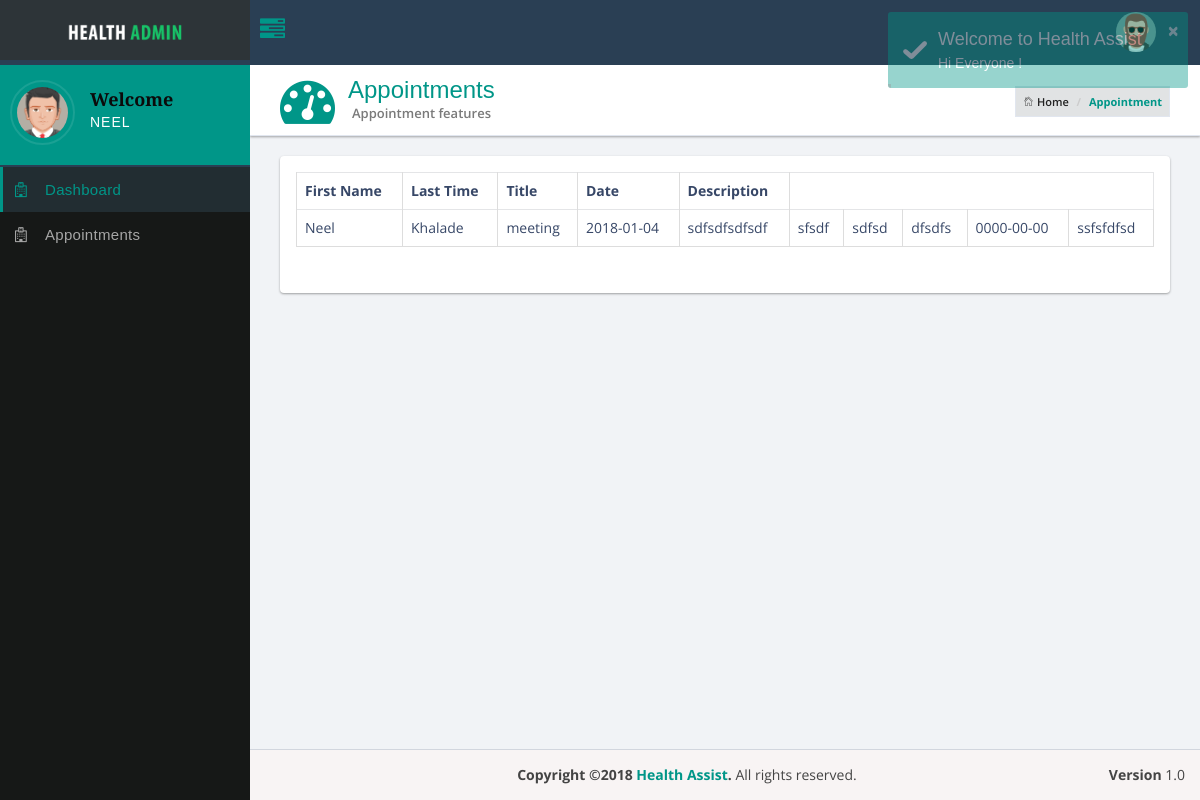
Page /pappointments.php (signed in) on the committed database.
### tables this page shows
CREATE TABLE `appointment` (
  `id` bigint(15) UNSIGNED NOT NULL,
  `status` int(2) NOT NULL,
  `title` varchar(65) NOT NULL,
  `date` date NOT NULL,
  `description` varchar(255) NOT NULL,
  `doctorId` bigint(15) UNSIGNED NOT NULL,
  `patientId` bigint(15) UNSIGNED NOT NULL
);

CREATE TABLE `doctor` (
  `id` bigint(15) UNSIGNED NOT NULL,
  `firstName` varchar(65) NOT NULL,
  `lastName` varchar(65) NOT NULL,
  `placeName` varchar(65) NOT NULL,
  `city` varchar(65) NOT NULL,
  `fee` varchar(65) NOT NULL,
  `phoneNo` int(10) NOT NULL,
  `email` varchar(125) NOT NULL,
  `username` varchar(125) NOT NULL,
  `password` varchar(125) NOT NULL
);

### pappointments.php (the view, shortened to what this page needs)
<?php include 'pheader.php';?>
<div class="header-icon">
	<i class="fa fa-tachometer"></i>
</div>
<div class="header-title">
	<h1>Appointments</h1>
	<small> Appointment features</small>
	<ol class="breadcrumb hidden-xs">
		<li><a href="index.html"><i class="pe-7s-home"></i> Home</a></li>
		<li class="active">Appointment</li>
	</ol>
</div>
</section>
<section class="content">
	<div class="row">
		<div class="col-xs-12 col-sm-12 col-md-12 col-lg-12">
			<div class="panel panel-bd" data-index="0">
				<div class="panel-body">
					<div class="table-responsive">
						<table class="table table-bordered table-hover">
							<thead>
								<tr>
									<th>First Name</th>
									<th>Last Time</th>
									<th>Title</th>
									<th>Date</th>
									<th>Description</th>
								</tr>
							</thead>
							<tbody>
								<tr>
<?php
$queryAppointmentList = "SELECT doctor.id, doctor.firstName, doctor.lastName, appointment.title, appointment.date, appointment.description, appointment.doctorId FROM doctor INNER JOIN appointment ON doctor.id = appointment.patientId";
$getAppointmentList = $conn->query($queryAppointmentList);
if ($getAppointmentList->num_rows > 0) {
    while ($row = $getAppointmentList->fetch_assoc()) {
        echo '<td>' . $row['firstName'] . '</td>' . '<td>' . $row['lastName'] . '</td>' . '<td>' . $row['title'] . '</td>' . '<td>' . $row['date'] . '</td>' . '<td>' . $row['description'] . '</td>';
    }
} else {
    echo "0 results";
}
?>
								</tr>
							</tbody>
						</table>
					</div>
				</div>
			</div>
		</div>
	</div>
</section>
<?php include 'pfooter.php';?>

### rows in the picture
appointment: doctorId.firstName "Neel", doctorId.lastName "Khalade", title "meeting", date "2018-01-04", description "sdfsdfsdfsdf"
appointment: doctorId.firstName "sfsdf", doctorId.lastName "sdfsd", title "dfsdfs", date "0000-00-00", description "ssfsfdfsd"

### other values in the picture
$_SESSION['username'] "NEEL"
